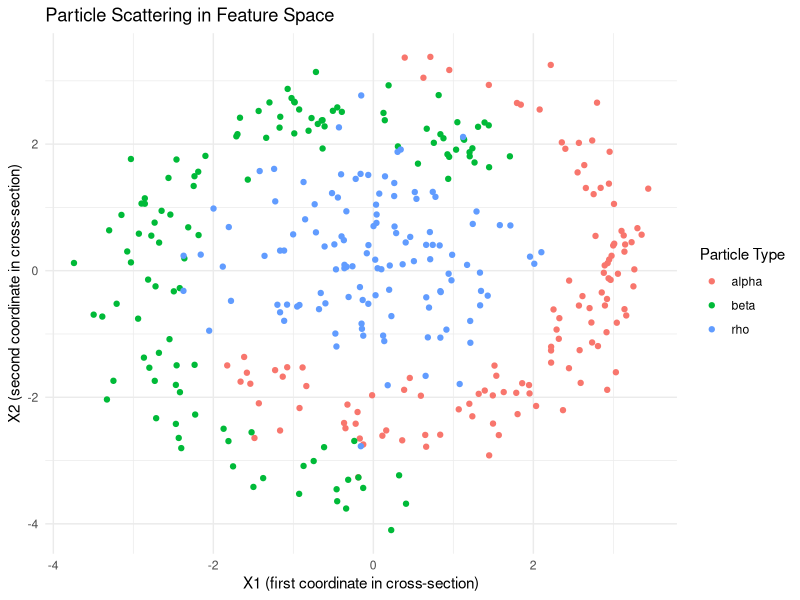

Reproduce this figure in R. (Note: a time limit stopped this script after it produced the figure.)
## ---- chunk 1
#| message: false
#| warning: false
library(dplyr)
library(tidyr)
library(knitr)
library(ggplot2)


data <- read.table("Collider_Data_2025.txt", header = TRUE)
## ---- chunk 2

class <- factor(ifelse(data$Y1 == 1, "alpha", 
                ifelse(data$Y2 == 1, "beta","rho")))
  
Q1_plot <- ggplot() + 
  geom_point(data = data, aes(x= X1, y = X2, color = class)) + 
  theme_minimal() +
  labs(
    title = "Particle Scattering in Feature Space",
    x     = "X1 (first coordinate in cross-section)",
    y     = "X2 (second coordinate in cross-section)",
    color = "Particle Type"
  )

ggsave(filename = "Q1_plot.png")
## ---- chunk 3

# where Z is a dL x N matrix that contains the z values for each node in the output layer for each observation

Z <- matrix(c(1,2,4,3,5,6,8,7,9,10), nrow = 2)

softmax <- function(Z){ 
  
  Z_exp <- exp(Z)
  A_1 <- Z_exp * t(as.matrix(1/colSums(Z_exp), ncol = nrow(Z_exp), byrow = FALSE) %*% matrix(1,ncol = nrow(Z_exp)))
  
  return(t(A_1))
}

softmax(Z)

## ---- chunk 4
g <- function(Yhat, Y) {
  true_class_col <- max.col(Y)
  
  rc_pairs <- cbind(seq_len(nrow(Yhat)), true_class_col)

  prob <- Yhat[rc_pairs]
  
  return(-mean(log(prob)))
}
  
Y <- matrix(c(1,0,0,0,1,0,0,0,1), nrow = 3)
Yhat <- matrix(c(0.5,0.2,0.3,0.3,0.5,0.2,0.2,0.3,0.5), nrow = 3)  
g(Yhat,Y)
## ---- chunk 5
# Specify activation functions for the hidden and output layers:
sig1 = function(z) {tanh(z)}  #1/(1+exp(-z))
sig2 = function(z) {tanh(z)}
sig3 = function(z) {tanh(z)}

## Neural Network

neural_net = function(X, Y, theta, m, nu)
{
	 # Relevant dimensional variables:
   N = dim(X)[1]
   p = dim(X)[2]
   q = dim(Y)[2]
   a = p 
   Z = matrix(NA, nrow = q, ncol = N)
   # Populate weight-matrix and bias vectors:
   
   index = 1:(p*a)
   W1    = matrix(theta[index],p,a)
   index = max(index)+1:((p+a)*m)
   W2    = matrix(theta[index],p+a,m)
   index = max(index)+1:(m*m)
   W3    = matrix(theta[index],m,m)
   index = max(index)+1:(m*q)
   W4    = matrix(theta[index],m,q)
   
   index = max(index)+1:a
   b1    = matrix(theta[index],a,1)
   index = max(index)+1:m
   b2    = matrix(theta[index],m,1)
   index = max(index)+1:m
   b3    = matrix(theta[index],m,1)
   index = max(index)+1:q
   b4    = matrix(theta[index],q,1)

   # Evaluate network:
   Yhat  = matrix(NA,N,q)
   error = rep(NA,N)
   
   for(i in 1:N)
   {
   	  a0 = matrix(X[i,],p,1)
   	  
   	  z1 = t(W1) %*% a0 + b1
   	  a1 = sig1(z1)
   	  
   	  z2 = t(W2)%*% rbind(a0,a1) + b2
   	  a2 = sig2(z2)
   	  
   	  z3 = t(W3) %*% a2 + b3
   	  a3 = sig3(z3)
   	  
   	  z4 = t(W4) %*% a3 + b4
   	  Z[,i] = z4
   }
   A_L = softmax(Z)
     
   Yhat  = A_L
   error = g(Yhat,Y)

   # Calculate error:
   E1 = error
   E2 = E1+nu*(sum(W1^2) + sum(W2^2) + sum(W3^2) + sum(W4^2))/N # modified objective/penalised objective
   
   # Return predictions and error:
   return(list(Yhat = Yhat, E1 = E1, E2 = E2))
}

X <- as.matrix(data[,1:3])
Y <- as.matrix(data[,4:6])
theta <- runif(75,min = -1,max = 1)
results <- neural_net(X,Y,theta,m = 4, nu = 0)
## ---- chunk 6
library(ggplot2)
set.seed(2025)

cross_validation <- function(k,X,Y,theta){
  n_val <- 10
  nu_val <- exp(seq(-6,2,length = n_val ))
  CV_Errors <- c()
  
  for(i in 1:k){
    errors <- c()
    indices <- 1:nrow(X)
      
    index_train <- sample(indices,0.8*nrow(X),replace = FALSE)
    training_X <- X[index_train,]
    training_Y <- Y[index_train,]
  
    index_test <- indices[-index_train]
    test_X <- X[index_test,]
    test_Y <- Y[index_test,]
    
    for (v in 1:n_val) { 
        print(c(i,v))
        theta <- runif(75,min = -1,max = 1)
        
        params <- optim(theta, fn = \(theta) neural_net(training_X, training_Y, theta, m=4, nu=nu_val[v])$E2, method = "BFGS")

        # params <- optim(theta, function(X, Y, theta, m, nu) {return(neural_net(X, Y, theta, m, nu)$E2)}, X = training_X, Y = training_Y, m = 4, nu = nu_val[v], method = "BFGS")
        
        results <- neural_net(X = test_X,Y = test_Y, theta = params$par, m = 4, nu = nu_val[v])
        errors[v] <- results$E1
       }
    CV_Errors <- cbind(CV_Errors,errors)
  }
  CV_Errors <- rowMeans(CV_Errors)
  result <- cbind("Nu Values" = nu_val, "CV Errors"= CV_Errors)
  return(result)
}

CV_results <- cross_validation(k=3,X,Y, theta)
colnames(CV_results) <- c("Nu_Values","CV_Error")

optimal_nu_index <- which.min(CV_results[,2])
optim_nu <- CV_results[optimal_nu_index,1]
optim_nu <- unname(optim_nu)

ggplot() + geom_line(data = as.data.frame(CV_results), aes(x = Nu_Values, y = CV_Error)) + theme_minimal()+
  geom_vline(xintercept = optim_nu, linetype = "dashed", color = "red") +
  annotate("text",x=optim_nu, y=-Inf, label = paste0("Nu Value = ", round(optim_nu,3)), vjust = -0.6, size = 3, hjust = -0.1, color = "red")


ggsave(filename = "Test2 Validation Plot.png")  
save(CV_results, file = "Test2 CV Errors.RData")
## ---- chunk 7
res <- 1000
x1_seq <- seq(min(data$X1), max(data$X1), length.out = res)
x2_seq <- seq(min(data$X2), max(data$X2), length.out = res)

# full grid
grid <- expand.grid(
  X1 = x1_seq,
  X2 = x2_seq,
  X3 = c(0,1)
)

# dummy Y (not used by forward‐only pass)
dummy_Y <- matrix(0, nrow = nrow(grid), ncol = 3)

# optim_theta <- optim(theta, function(X, Y, theta, m, nu) {neural_net(X, Y, theta, m, nu)$E2}, X = X, Y = Y, m = 4, nu = optim_nu)$par

# # run forward‐pass: assumes neural_net returns a list with element $y_hat
# out    <- neural_net(
#   X     = as.matrix(grid[,c("X1","X2","X3")]),
#   Y     = dummy_Y,
#   theta = optim_theta,
#   m     = 4,
#   nu    = optim_nu
# )

theta_final <- runif(75, -1, 1)
opt_final <- optim(theta_final, fn = \(theta) neural_net(X, Y, theta, m=4, nu=optim_nu)$E2, method = "BFGS")

# Generate response curves with the test set model
out <- neural_net(
  X = as.matrix(grid[, c("X1", "X2", "X3")]),
  Y = dummy_Y,
  theta = opt_final$par,  # Use theta from training set
  m = 4,
  nu = optim_nu
)
probs  <- out$Yhat   # matrix nrow(grid) × 3

# assign predicted class
grid$pred <- factor(
  apply(probs, 1, which.max),
  levels = 1:3,
  labels = c("alpha","beta","rho")
)

# Split grid by X3 and plot separately

grid0 <- subset(grid, X3 == 0)
grid1 <- subset(grid, X3 == 1)

# Plot for X3 = 0
p0 <- ggplot(grid0, aes(x = X1, y = X2, fill = pred)) +
  geom_tile() +
  coord_equal() +
  labs(
    title    = "Response Regions for Detector B (X3 = 0)",
    subtitle = "Predicted particle class",
    x        = "X1",
    y        = "X2",
    fill     = "Class"
  ) +
  theme_minimal()

# Plot for X3 = 1
p1 <- ggplot(grid1, aes(x = X1, y = X2, fill = pred)) +
  geom_tile() +
  coord_equal() +
  labs(
    title    = "Response Regions for Detector A (X3 = 1)",
    subtitle = "Predicted particle class",
    x        = "X1",
    y        = "X2",
    fill     = "Class"
  ) +
  theme_minimal()

# display
print(p0)
print(p1)

ggsave(p0, filename = "#2 Predictions Detector B (X3=0) Plot.png")  
ggsave(p1, filename = "#2 Predictions Detector A (X3=1) Plot.png")  
